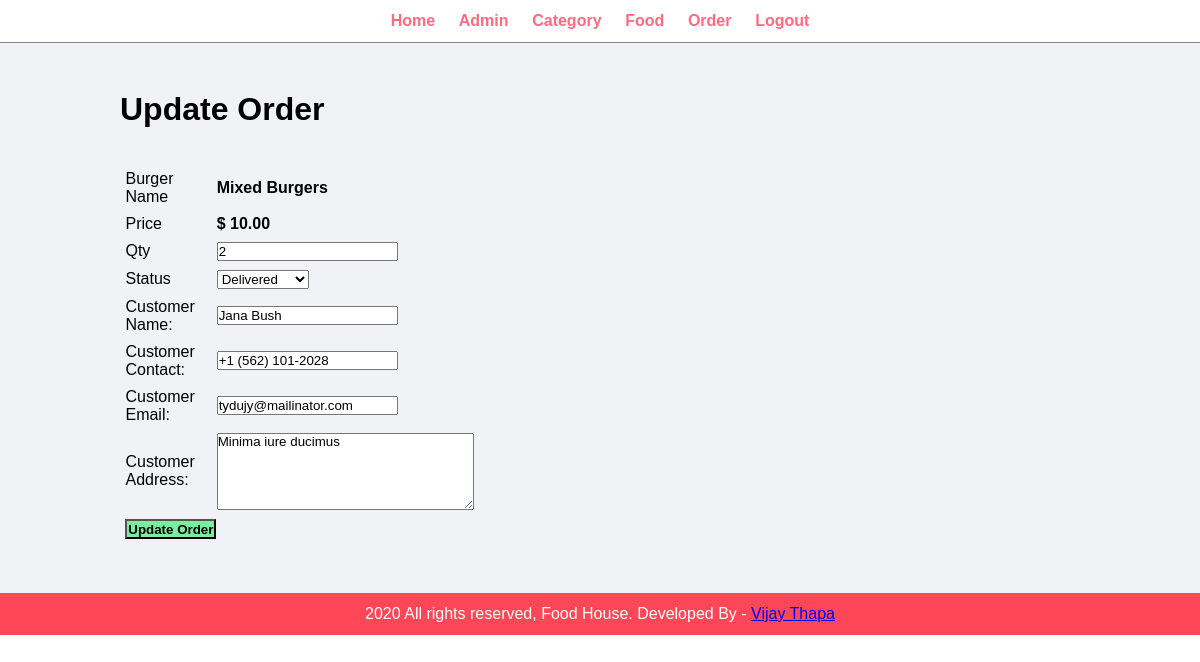
Screenshot of /admin/update-order.php?id=3 (signed in) with the database file from the repository.
### tables this page shows
CREATE TABLE `tbl_order` (
  `id` int(10) UNSIGNED NOT NULL,
  `food` varchar(150) NOT NULL,
  `price` decimal(10,2) NOT NULL,
  `qty` int(11) NOT NULL,
  `total` decimal(10,2) NOT NULL,
  `order_date` datetime NOT NULL,
  `status` varchar(50) NOT NULL,
  `customer_name` varchar(150) NOT NULL,
  `customer_contact` varchar(20) NOT NULL,
  `customer_email` varchar(150) NOT NULL,
  `customer_address` varchar(255) NOT NULL
);

### admin/update-order.php (the view, shortened to what this page needs)
<?php include('partials/menu.php'); ?>
<div class="main-content">
    <div class="wrapper">
        <h1>Update Order</h1>
        <br><br>
        <?php
            if(isset($_GET['id']))
            {
                $id=$_GET['id'];
                $sql = "SELECT * FROM tbl_order WHERE id=$id";
                $res = mysqli_query($conn, $sql);
                $count = mysqli_num_rows($res);
                if($count==1)
                {
                    $row=mysqli_fetch_assoc($res);
                    $food = $row['food'];
                    $price = $row['price'];
                    $qty = $row['qty'];
                    $status = $row['status'];
                    $customer_name = $row['customer_name'];
                    $customer_contact = $row['customer_contact'];
                    $customer_email = $row['customer_email'];
                    $customer_address= $row['customer_address'];
                }
                else
                {
                    header('location:'.SITEURL.'admin/manage-order.php');
                }
            }
            else
            {
                header('location:'.SITEURL.'admin/manage-order.php');
            }
        ?>
        <form action="" method="POST">
            <table class="tbl-30">
                <tr>
                    <td>Burger Name</td>
                    <td><b> <?php echo $food; ?> </b></td>
                </tr>
                <tr>
                    <td>Price</td>
                    <td>
                        <b> $ <?php echo $price; ?></b>
                    </td>
                </tr>
                <tr>
                    <td>Qty</td>
                    <td>
                        <input type="number" name="qty" value="<?php echo $qty; ?>">
                    </td>
                </tr>
                <tr>
                    <td>Status</td>
                    <td>
                        <select name="status">
                            <option <?php if($status=="Delivered"){echo "selected";} ?> value="Delivered">Delivered
                            </option>
                        </select>
                    </td>
                </tr>
                <tr>
                    <td>Customer Name: </td>
                    <td>
                        <input type="text" name="customer_name" value="<?php echo $customer_name; ?>">
                    </td>
                </tr>
                <tr>
                    <td>Customer Contact: </td>
                    <td>
                        <input type="text" name="customer_contact" value="<?php echo $customer_contact; ?>">
                    </td>
                </tr>
                <tr>
                    <td>Customer Email: </td>
                    <td>
                        <input type="text" name="customer_email" value="<?php echo $customer_email; ?>">
                    </td>
                </tr>
                <tr>
                    <td>Customer Address: </td>
                    <td>
                        <textarea name="customer_address" cols="30" rows="5"><?php echo $customer_address; ?></textarea>
                    </td>
                </tr>
                <tr>
                    <td clospan="2">
                        <input type="submit" name="submit" value="Update Order" class="btn-secondary">
                    </td>
                </tr>
            </table>
        </form>
    </div>
</div>
<?php include('partials/footer.php'); ?>

### css/admin.css (style rules this page uses)
* { margin: 0; padding: 0; font-family: Arial, Helvetica, sans-serif; }
.wrapper { padding: 1%; width: 80%; margin: 0 auto; }
.tbl-30 { width: 30%; }
table tr td { padding: 1%; }
.btn-secondary { background-color: #7bed9f; padding: 1%; color: black; text-decoration: none; font-weight: bold; }
.main-content { background-color: #f1f2f6; padding: 3% 0; }

### rows the page displays
tbl_order: food "Mixed Burgers", price "10.00", qty "2", status "Delivered", customer_name "Jana Bush", customer_contact "+1 (562) 101-2028", customer_email "tydujy@mailinator.com", customer_address "Minima iure ducimus"
